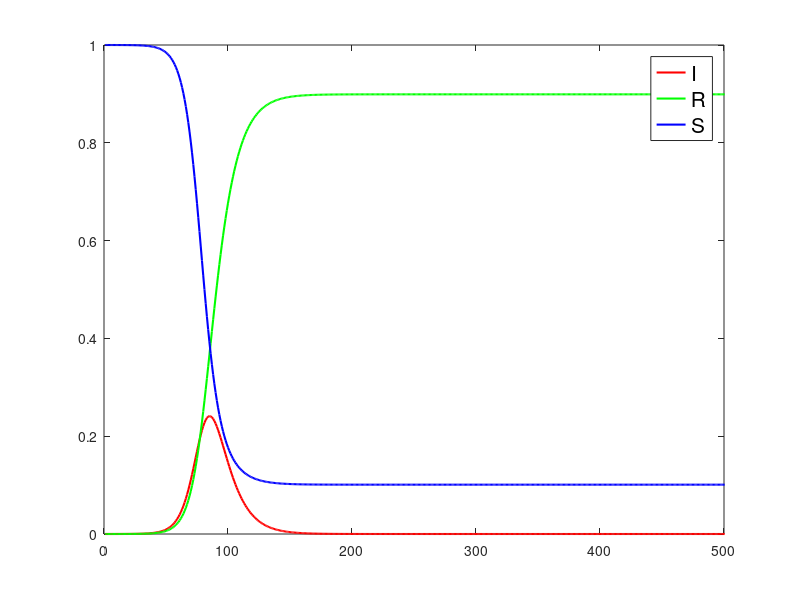
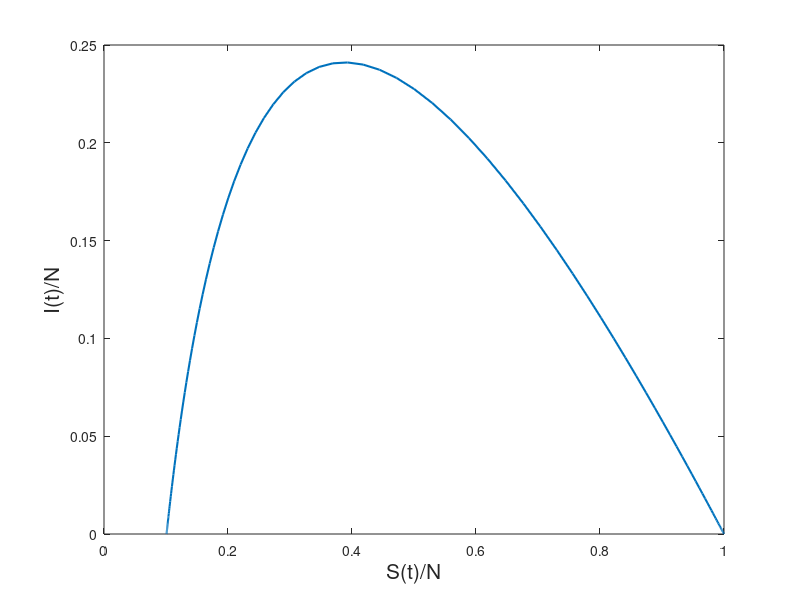
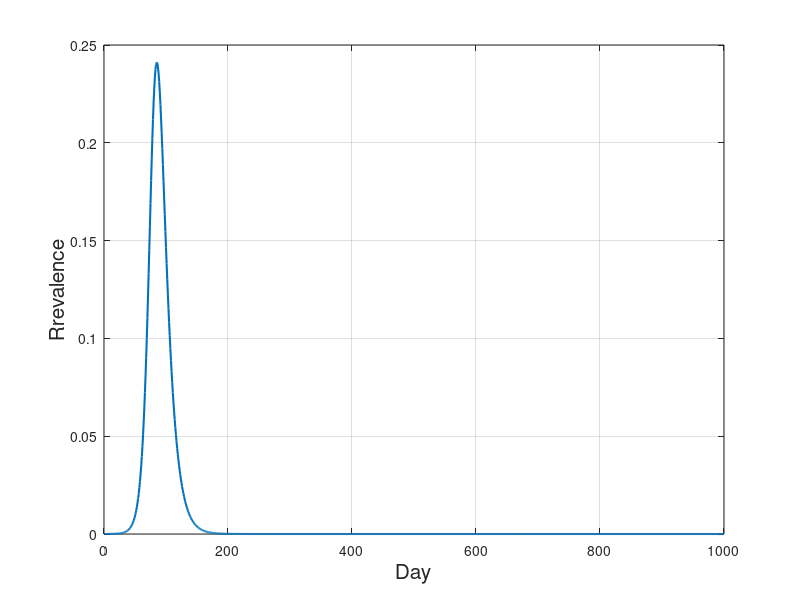

The MATLAB script that drew these images, in order:
% In the SIR model we have 3 epidemiological classes: Susceptible, Infected and Removed individuals
clear all,close all
dt=1;
N=10^6;			% The total population
beta=0.25;		% Number of contacts per day that are sufficient to spread the disease
gamma=1/10;		% Fraction of the infected group that will recover during any given day
I(1)=10;		% I(n) - number of infected individuals
S(1)=N-I(1);	% S(n) - number of susceptible individuals

for n=2:1000
	I(n) = I(n-1)+dt*(beta*(S(n-1)/N)-gamma)*I(n-1);
	S(n) = S(n-1)-dt*beta*S(n-1)*(I(n-1)/N);
endfor

x=S/N;			% x - susceptible fraction of the population
y=I/N;			% y - infected fraction of the population
z=1-x-y;		% z - removed fraction of the population

vreme=1:1:1000;
figure 1, 
plot(vreme,y,"r","linewidth",1.5,
	vreme,z,"g","linewidth",1.5,
	vreme,x,"b","linewidth",1.5);
leg=legend("I","R","S")
set(leg,"fontsize",15);
axis([0 500 0 1])

figure 2,
plot(x,y,"linewidth",1.5);
xlabel('S(t)/N',"fontsize",15)
ylabel('I(t)/N',"fontsize",15)

figure 3,
plot(y,"linewidth",1.5);
xlabel('Day',"fontsize",15)
ylabel('Rrevalence',"fontsize",15)

grid on
hold on
